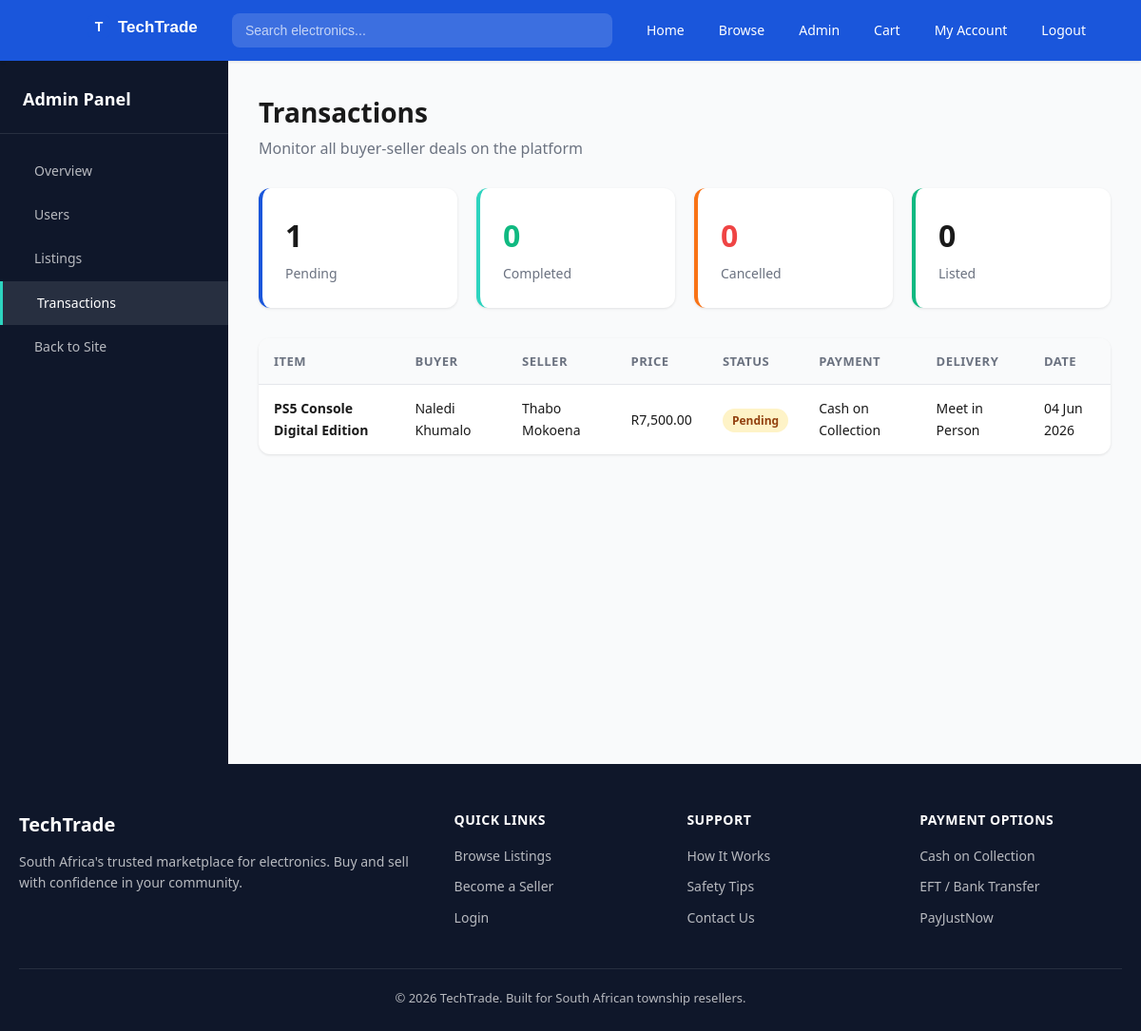
Screenshot of /admin_transactions.php (signed in) with the database file from the repository.
### tables this page shows
CREATE TABLE transactions (
    transaction_id INT AUTO_INCREMENT PRIMARY KEY,
    listing_id INT NOT NULL,
    buyer_id INT NOT NULL,
    seller_id INT NOT NULL,
    status ENUM('Listed','Pending','Sold','Cancelled') DEFAULT 'Pending',
    payment_method VARCHAR(50) DEFAULT 'Cash on Collection',
    delivery_method VARCHAR(50) DEFAULT 'Meet in Person',
    created_at TIMESTAMP DEFAULT CURRENT_TIMESTAMP,
    updated_at TIMESTAMP DEFAULT CURRENT_TIMESTAMP ON UPDATE CURRENT_TIMESTAMP,
    FOREIGN KEY (listing_id) REFERENCES listings(listing_id) ON DELETE CASCADE,
    FOREIGN KEY (buyer_id) REFERENCES users(user_id) ON DELETE CASCADE,
    FOREIGN KEY (seller_id) REFERENCES users(user_id) ON DELETE CASCADE
);

CREATE TABLE listings (
    listing_id INT AUTO_INCREMENT PRIMARY KEY,
    seller_id INT NOT NULL,
    category_id INT NOT NULL,
    title VARCHAR(150) NOT NULL,
    description TEXT,
    price DECIMAL(10,2) NOT NULL,
    condition_status ENUM('New','Used - Like New','Used - Good','Used - Fair') DEFAULT 'Used - Good',
    image_url VARCHAR(255) DEFAULT '',
    status ENUM('Listed','Pending','Sold','Cancelled') DEFAULT 'Listed',
    created_at TIMESTAMP DEFAULT CURRENT_TIMESTAMP,
    updated_at TIMESTAMP DEFAULT CURRENT_TIMESTAMP ON UPDATE CURRENT_TIMESTAMP,
    FOREIGN KEY (seller_id) REFERENCES users(user_id) ON DELETE CASCADE,
    FOREIGN KEY (category_id) REFERENCES categories(category_id)
);

CREATE TABLE users (
    user_id INT AUTO_INCREMENT PRIMARY KEY,
    full_name VARCHAR(100) NOT NULL,
    email VARCHAR(100) NOT NULL UNIQUE,
    password_hash VARCHAR(255) NOT NULL,
    phone VARCHAR(20),
    location VARCHAR(100),
    role ENUM('buyer','seller','admin') DEFAULT 'buyer',
    is_verified TINYINT DEFAULT 0,
    created_at TIMESTAMP DEFAULT CURRENT_TIMESTAMP
);

### admin_transactions.php (the view, shortened to what this page needs)
<?php
require_once 'includes/db.php';
$trans_sql = "SELECT t.*, l.title, l.price, b.full_name as buyer_name, s.full_name as seller_name
              FROM transactions t
              JOIN listings l ON t.listing_id = l.listing_id
              JOIN users b ON t.buyer_id = b.user_id
              JOIN users s ON t.seller_id = s.user_id
              ORDER BY t.created_at DESC";
$trans_result = mysqli_query($conn, $trans_sql);
$status_stats = [];
$status_sql = "SELECT status, COUNT(*) as count FROM transactions GROUP BY status";
$status_result = mysqli_query($conn, $status_sql);
while ($row = mysqli_fetch_assoc($status_result)) {
    $status_stats[$row['status']] = $row['count'];
}
include 'includes/header.php';
?>
<div class="admin-layout">
    <aside class="admin-sidebar">
        <div class="sidebar-brand"><i class="ti ti-shield"></i> Admin Panel</div>
        <a href="/admin_dashboard.php"><i class="ti ti-layout-dashboard"></i> Overview</a>
        <a href="/admin_users.php"><i class="ti ti-users"></i> Users</a>
        <a href="/admin_listings.php"><i class="ti ti-shopping-bag"></i> Listings</a>
        <a href="/admin_transactions.php" class="active"><i class="ti ti-transfer"></i> Transactions</a>
        <a href="/index.php"><i class="ti ti-arrow-left"></i> Back to Site</a>
    </aside>
    <main class="admin-main">
        <div class="dashboard-header">
            <h1>Transactions</h1>
            <p>Monitor all buyer-seller deals on the platform</p>
        </div>
        <div class="stats-grid" style="grid-template-columns: repeat(4, 1fr); margin-bottom: 32px;">
            <div class="stat-card">
                <div class="stat-value"><?php echo isset($status_stats['Pending']) ? $status_stats['Pending'] : 0; ?></div>
                <div class="stat-label">Pending</div>
            </div>
            <div class="stat-card">
                <div class="stat-value" style="color: var(--success);"><?php echo isset($status_stats['Sold']) ? $status_stats['Sold'] : 0; ?></div>
                <div class="stat-label">Completed</div>
            </div>
            <div class="stat-card">
                <div class="stat-value" style="color: var(--danger);"><?php echo isset($status_stats['Cancelled']) ? $status_stats['Cancelled'] : 0; ?></div>
                <div class="stat-label">Cancelled</div>
            </div>
            <div class="stat-card">
                <div class="stat-value"><?php echo isset($status_stats['Listed']) ? $status_stats['Listed'] : 0; ?></div>
                <div class="stat-label">Listed</div>
            </div>
        </div>
        <table class="data-table">
            <thead>
                <tr>
                    <th>Item</th>
                    <th>Buyer</th>
                    <th>Seller</th>
                    <th>Price</th>
                    <th>Status</th>
                    <th>Payment</th>
                    <th>Delivery</th>
                    <th>Date</th>
                </tr>
            </thead>
            <tbody>
                <?php while ($trans = mysqli_fetch_assoc($trans_result)): ?>
                <tr>
                    <td><strong><?php echo $trans['title']; ?></strong></td>
                    <td><?php echo $trans['buyer_name']; ?></td>
                    <td><?php echo $trans['seller_name']; ?></td>
                    <td>R<?php echo number_format($trans['price'], 2); ?></td>
                    <td><span class="badge badge-<?php echo strtolower($trans['status']); ?>"><?php echo $trans['status']; ?></span></td>
                    <td><?php echo $trans['payment_method']; ?></td>
                    <td><?php echo $trans['delivery_method']; ?></td>
                    <td><?php echo date('d M Y', strtotime($trans['created_at'])); ?></td>
                </tr>
                <?php endwhile; ?>
            </tbody>
        </table>
    </main>
</div>
<?php include 'includes/footer.php'; ?>

### css/style.css (style rules this page uses)
:root { --primary: #1A56DB; --primary-dark: #1e429f; --primary-light: #e1effe; --aqua: #2DD4BF; --aqua-light: #ccfbf1; --accent: #F97316; --accent-hover: #ea580c; --dark: #0F172A; --text: #1a1a1a; --text-light: #6b7280; --border: #e5e7eb; --surface: #f9fafb; --white: #ffffff; --success: #10b981; --warning: #f59e0b; --danger: #ef4444; --shadow: 0 1px 3px rgba(0,0,0,0.1); --shadow-lg: 0 10px 25px rgba(0,0,0,0.1); --radius: 8px; --radius-lg: 12px; }
* { margin: 0; padding: 0; box-sizing: border-box; }
body { font-family: 'Segoe UI', system-ui, -apple-system, sans-serif; color: var(--text); background: var(--surface); line-height: 1.6; min-height: 100vh; }
a { text-decoration: none; color: inherit; }
.dashboard-header { margin-bottom: 28px; }
.dashboard-header h1 { font-size: 28px; margin-bottom: 4px; }
.dashboard-header p { color: var(--text-light); }
.stats-grid { display: grid; grid-template-columns: repeat(4, 1fr); gap: 20px; margin-bottom: 32px; }
.stat-card { background: var(--white); padding: 24px; border-radius: var(--radius-lg); box-shadow: var(--shadow); border-left: 4px solid var(--primary); }
.stat-card:nth-child(2) { border-left-color: var(--aqua); }
.stat-card:nth-child(3) { border-left-color: var(--accent); }
.stat-card:nth-child(4) { border-left-color: var(--success); }
.stat-value { font-size: 32px; font-weight: 700; color: var(--text); }
.stat-label { font-size: 14px; color: var(--text-light); margin-top: 4px; }
.data-table { width: 100%; background: var(--white); border-radius: var(--radius-lg); overflow: hidden; box-shadow: var(--shadow); border-collapse: collapse; }
.data-table th { background: var(--surface); padding: 14px 16px; text-align: left; font-size: 13px; font-weight: 600; color: var(--text-light); text-transform: uppercase; letter-spacing: 0.5px; }
.data-table td { padding: 14px 16px; border-top: 1px solid var(--border); font-size: 14px; }
.badge { padding: 4px 10px; border-radius: 20px; font-size: 12px; font-weight: 600; }
.badge-pending { background: #fef3c7; color: #92400e; }
.admin-layout { display: grid; grid-template-columns: 240px 1fr; gap: 0; min-height: calc(100vh - 60px); }
.admin-sidebar { background: var(--dark); padding: 24px 0; }
.admin-sidebar .sidebar-brand { padding: 0 24px 20px; color: white; font-size: 18px; font-weight: 700; border-bottom: 1px solid rgba(255,255,255,0.1); margin-bottom: 16px; }
.admin-sidebar a { display: flex; align-items: center; gap: 12px; padding: 12px 24px; color: rgba(255,255,255,0.7); font-size: 14px; transition: all 0.2s; }
.admin-sidebar a:hover, .admin-sidebar a.active { color: white; background: rgba(255,255,255,0.1); border-left: 3px solid var(--aqua); }
.admin-main { padding: 32px; background: var(--surface); }
body, .navbar, .p-card, .form-card, .stat-card, .data-table, .step-card, .payment-card, .footer, .seller-box, .admin-sidebar, .conversation-item, .chat-bubble.received { transition: background-color 0.3s, color 0.3s, border-color 0.3s; }

### rows the page displays
transactions: listing.title "PS5 Console Digital Edition", buyer.full_name "Naledi Khumalo", seller.full_name "Thabo Mokoena", listing.price "7,500.00", status "Pending", payment_method "Cash on Collection", delivery_method "Meet in Person", created_at "04 Jun 2026"

### other values shown
$status_stats['Pending'] "1"
